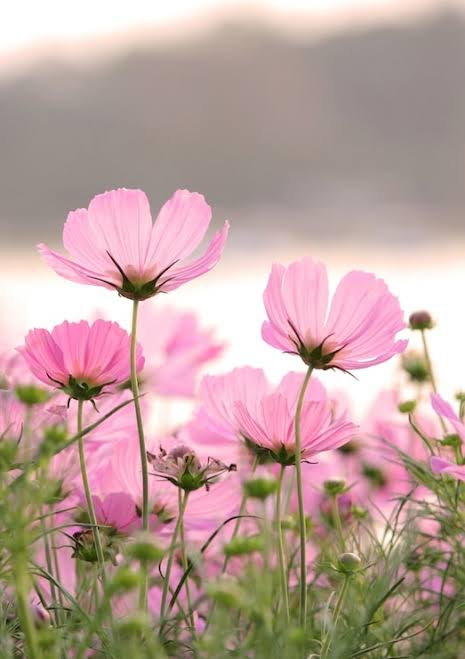
#> input picture Assignment-3/flower 1.jpeg, 465 x 659 px
$ python 'Q10 .py'
#> lines starting #> are read from the running program, lines starting #| are printed output that depends on the picture
"""
SMAS-1 Assignment 3 — Q10: Transform an actual image
Run locally: python q10_transform_image.py

Requires: numpy, matplotlib, scipy, pillow
    pip install numpy matplotlib scipy pillow
"""

import numpy as np
import matplotlib.pyplot as plt
from scipy.ndimage import affine_transform
from PIL import Image


def load_image(path=None):
    """Load an image from disk as an (H,W,3) float array in [0,1]."""
    if path is None:
        path = input("Enter path to your image file (jpg/png): ").strip()
#> the answer given: flower 1.jpeg
    img = Image.open(path).convert("RGB")
#> img is the input picture: PIL image 465x659 RGB; mean R, G, B 188.4, 161.3, 156.1
    return np.asarray(img).astype(np.float64) / 255.0


def show(img, title=""):
    plt.figure(figsize=(4, 4))
    plt.imshow(np.clip(img, 0, 1))
    plt.title(title)
    plt.axis("off")
    plt.show()


def apply_centered_linear_map(image, A, center):
    """
    Apply y = A(x - c) + c to every pixel using INVERSE mapping so the
    output image has no holes. scipy.ndimage.affine_transform maps an
    output coordinate o -> input coordinate via: input = M @ o + offset.
    We want: input = A^{-1} @ (o - c) + c  =>  M = A^{-1}, offset = c - M@c.
    If A is singular, a pseudo-inverse is used purely for resampling.
    """
    Ainv = np.linalg.pinv(A)
    offset = center - Ainv @ center
    # affine_transform works in (row, col) = (y, x) order, our A is in (x, y),
    # so build the equivalent (row,col) matrix/offset by swapping axes.
    swap = np.array([[0, 1], [1, 0]])
    M_rc = swap @ Ainv @ swap
    offset_rc = swap @ offset

    out = np.zeros_like(image)
    for c in range(image.shape[2]):
        out[:, :, c] = affine_transform(
            image[:, :, c], M_rc, offset=offset_rc,
            order=1, mode="constant", cval=0.0
        )
    return out


def describe_effect(name):
    sentences = {
        "A1 (scaling)":
            "The first column [2,0] stretches e1 (x) to double length and the "
            "second column [0,0.5] shrinks e2 (y) to half length, so the image "
            "appears stretched horizontally and squeezed vertically.",
        "A2 (90 deg rotation)":
            "Column 1 [0,1] shows e1 mapped onto the +y direction and column 2 "
            "[-1,0] shows e2 mapped onto the -x direction, matching the visible "
            "90 degree counter-clockwise rotation of the image.",
        "A3 (horizontal shear)":
            "Column 1 [1,0] leaves e1 fixed while column 2 [1,1] tilts e2 to the "
            "right, which is exactly the horizontal slanting/shear seen in the image.",
        "A4 (reflection y-axis)":
            "Column 1 [-1,0] flips e1 to point in -x while column 2 [0,1] keeps "
            "e2 fixed, producing the left-right mirror flip visible in the image.",
        "A5 (projection onto x)":
            "Column 1 [1,0] keeps e1 but column 2 [0,0] collapses e2 to the zero "
            "vector, so every pixel's height information is destroyed and the "
            "image is flattened onto a single horizontal line.",
    }
    return sentences[name]


def main():
    img = load_image()
    show(img, "Original image")

    H, W, _ = img.shape
#> H = 659; W = 465
    center = np.array([W / 2.0, H / 2.0])  # (x, y) image centre
#> center = [232.5, 329.5]

    matrices = {
        "A1 (scaling)":           np.array([[2, 0], [0, 0.5]], dtype=float),
        "A2 (90 deg rotation)":   np.array([[0, -1], [1, 0]],  dtype=float),
        "A3 (horizontal shear)":  np.array([[1, 1], [0, 1]],   dtype=float),
        "A4 (reflection y-axis)": np.array([[-1, 0], [0, 1]],  dtype=float),
        "A5 (projection onto x)": np.array([[1, 0], [0, 0]],   dtype=float),
    }

    for name, A in matrices.items():
        print("=" * 70)
        print(name)
        print("Matrix A =\n", A)

        # (a) T(e1) and T(e2) are simply the columns of A
        e1, e2 = np.array([1, 0]), np.array([0, 1])
        print(f"(a) T(e1) = A @ e1 = {A @ e1}")
        print(f"    T(e2) = A @ e2 = {A @ e2}")

        # (b) display transformed image
        A_vis = A.copy()
        note = ""
        if name.startswith("A5"):
            A_vis = np.array([[1, 0], [0, 1e-6]])  # tiny nonzero y-scale, display only
            note = "  (visualised with y-scale=1e-6; TRUE matrix is [[1,0],[0,0]])"
        transformed = apply_centered_linear_map(img, A_vis, center)
        show(transformed, name + note)

        # (c) rank
        rank = np.linalg.matrix_rank(A)
        print(f"(c) rank(A) = {rank}")

        # (d) dimension/information loss
        if rank < 2:
            print("(d) YES — rank < 2, so the transform collapses the plane onto a "
                  "line: one full dimension of information (all y-variation) is lost "
                  "and cannot be recovered.")
        else:
            print("(d) NO — rank = 2, A is invertible, so no dimension is lost "
                  "(the transform is reversible), even though the image looks visually "
                  "different.")

        # (e) one-sentence link between visual effect and columns of A
        print("(e)", describe_effect(name))
#> this loop made 5 passes
#> pass 1, in main, `transformed = apply_centered_linear_map(img, A_vis, center)`:
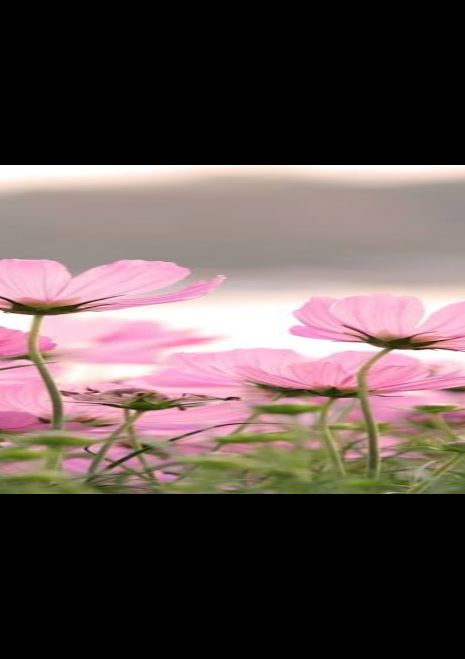
#> transformed: shape (659, 465, 3) float64; mean of channels 0, 1, 2 0.376, 0.317, 0.311; drawn as R, G, B
#> pass 2, in main, `transformed = apply_centered_linear_map(img, A_vis, center)`:
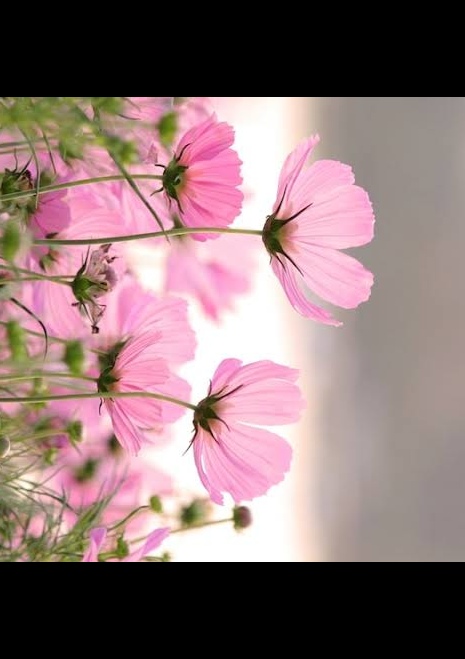
#> transformed: shape (659, 465, 3) float64; mean of channels 0, 1, 2 0.551, 0.456, 0.46; drawn as R, G, B
#> pass 3, in main, `transformed = apply_centered_linear_map(img, A_vis, center)`:
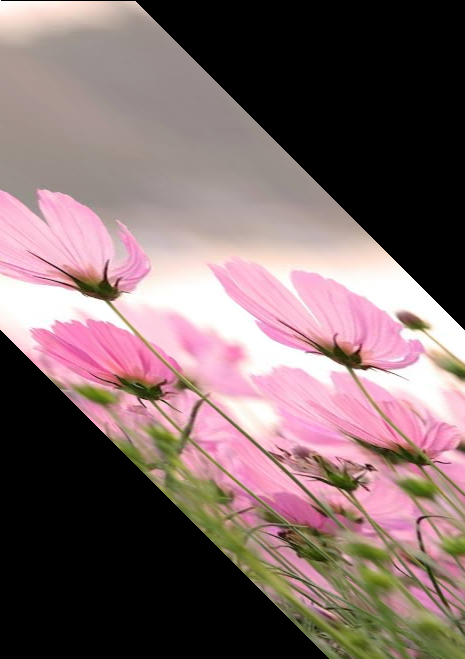
#> transformed: shape (659, 465, 3) float64; mean of channels 0, 1, 2 0.496, 0.412, 0.413; drawn as R, G, B
#> after the loop: transformed: shape (659, 465, 3) float64; every value is 0


if __name__ == "__main__":
    main()
